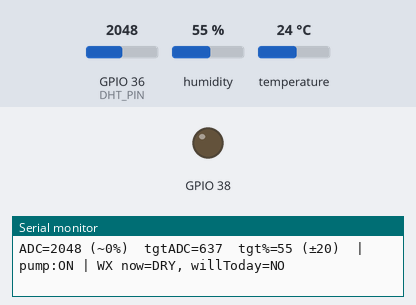
This sketch was run on a simulated ESP32. Shown: output pins drawn as LEDs (lit = HIGH), the last lines printed to the serial monitor. Inputs (shaded band) come from the test bench; at power-on: GPIO 36 (DHT_PIN) = 2048, humidity 55 %, temperature 24 °C.

Above: at 10.1 s.
10.2 s: GPIO 36 (DHT_PIN) set to 679
13.2 s: GPIO 36 (DHT_PIN) set to 574
At 15.0 s:
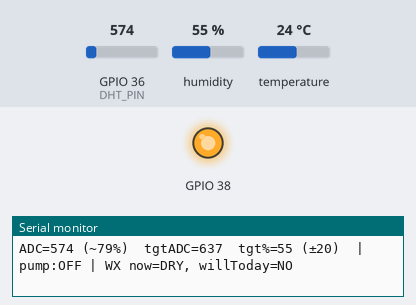
15.9 s: GPIO 36 (DHT_PIN) set to 1228
At 20.9 s:
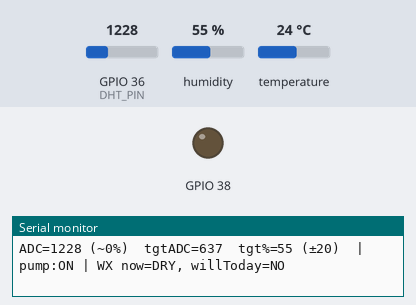
Timing chart, 0 to 22.4 s (numbered marks = the images above; inputs shaded):
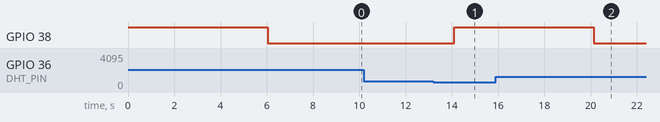

The sketch:

main.ino
```cpp
// MEGA 2560 — irigare pe baza familiei plantei + prognoza meteo (de la ESP32)
#include "config.h"        // RELAY_WATER_1, DHT_PIN, SOIL_SENSOR1, WATER_PUMP_DELAY (ms)
#include "relay.h"         // setupRelay/turnOnRelay/turnOffRelay
#include "SoilMoisture.h"  // setupSoilMoisture/getSoilMoisture
#include "Temperature.h"   // setupTemperatureSensors/readTemperature, readHumidity
#include <Arduino.h>
#include <ArduinoJson.h>

//Calibrare senzor sol
int SOIL_ADC_DRY = 780;  //  „uscat”
int SOIL_ADC_WET = 520;  //  „ud”

int soilPctFromAdc(int adc) {
  long dry = SOIL_ADC_DRY, wet = SOIL_ADC_WET;
  if (dry == wet) return 0;
  long pct = (dry - adc) * 100L / (dry - wet);// capacitiv: ADC mai MARE = mai uscat
  if (pct < 0) pct = 0;
  if (pct > 100) pct = 100;
  return (int)pct;
}

//Tabel familie -> umiditate optima
struct FamMoist { const char* name; int pct; };
const FamMoist FAMILY_TABLE[] = {
  {"Bromeliaceae",60}, {"Betulaceae",55}, {"Asteridaceae",55},
  {"Caryophyllaceae",50}, {"Apiaceae",55}, {"Asparagaceae",55},
  {"Asteraceae",55}, {"Brassicaceae",55}, {"Chenopodiaceae",50},
  {"Cupressaceae",45}, {"Fabaceae",55}, {"Cucurbitaceae",60},
  {"Fagaceae",55}, {"Heatheraceae",55}, {"Lamiaceae",55},
  {"Malvaceae",55}, {"Myrtaceae",55},
};
const uint8_t FAMILY_TABLE_LEN = sizeof(FAMILY_TABLE) / sizeof(FAMILY_TABLE[0]);

int  defaultTargetPct = 55; // tinta obiectiva
int  targetSoilPct = defaultTargetPct;
int  targetSoilAdc = 0;
char currentFamily[32] = "Unknown";

int lookupTargetPct(const char* family) {
  if (!family || !*family) return defaultTargetPct;
  for (uint8_t i = 0; i < FAMILY_TABLE_LEN; ++i)
    if (strcasecmp(family, FAMILY_TABLE[i].name) == 0) return FAMILY_TABLE[i].pct;
  return defaultTargetPct;
}

// Conversie % in ADC
int adcFromPct(int pct) {
  long dry = SOIL_ADC_DRY, wet = SOIL_ADC_WET;
  return (int)(dry - (long)pct * (dry - wet) / 100L);
}

// apel dupa primirea de la esp
void setFamilyFromString(const String& famStr) {
  String s = famStr; s.trim(); s.replace("\"", "");
  if (!s.length()) return;

  strncpy(currentFamily, s.c_str(), sizeof(currentFamily) - 1);
  currentFamily[sizeof(currentFamily) - 1] = '\0';

  targetSoilPct = lookupTargetPct(currentFamily);
  targetSoilAdc = adcFromPct(targetSoilPct);

  Serial.print(F("[FAMILY] ")); Serial.print(currentFamily);
  Serial.print(F("  target%=")); Serial.print(targetSoilPct);
  Serial.print(F("  targetADC=")); Serial.println(targetSoilAdc);
}

// Control pompa
const uint16_t HYST_ADC = 20;
bool     pumpOn = false;
uint32_t pumpLastSwitchMs = 0;
const uint32_t MIN_SWITCH_INTERVAL_MS = 5000;

void pumpSet(bool on) {
  if (pumpOn == on) return;
  if (millis() - pumpLastSwitchMs < MIN_SWITCH_INTERVAL_MS) return;
  pumpLastSwitchMs = millis();
  pumpOn = on;
  if (on) turnOnRelay(RELAY_WATER_1);
  else    turnOffRelay(RELAY_WATER_1);
}

// Stare meteo venita de la ESP32
bool wxRainingNow = false;
bool wxWillRainToday = false;
bool wxPrevWill = false;
bool wxRainJustFinished = false;

// RX from ESP32 pe Serial1
static char   rxBuf[256];
static uint8_t rxIdx = 0;

// Override manual (ex: {"cmd":"water","seconds":10})
unsigned long manualWaterUntilMs = 0;

void handleEspLine(char* s) {
  String raw = String(s); raw.trim();
  Serial.print(F("[RX RAW] ")); Serial.println(raw);

  // doar numele familiei sau JSON
  if (raw.length() > 0 && raw.charAt(0) != '{') {
    setFamilyFromString(raw);
    return;
  }

  StaticJsonDocument<256> doc;
  DeserializationError err = deserializeJson(doc, raw);
  if (err) {
    Serial.print(F("[RX JSON err] ")); Serial.println(err.c_str());
    return;
  }

  if (doc.containsKey("cmd")) {
    const char* cmd = doc["cmd"];
    if (cmd && strcmp(cmd, "water") == 0) {
      int seconds = doc["seconds"] | 0;
      if (seconds > 0 && seconds <= 600) {
        manualWaterUntilMs = millis() + (unsigned long)seconds * 1000UL;
        pumpSet(true);
        // ACK (opțional)
        Serial1.print("{\"ack\":\"water\",\"seconds\":");
        Serial1.print(seconds);
        Serial1.println("}");
      }
    }
  }

  // 1) family
  if (doc.containsKey("family")) {
    const char* fam = doc["family"];
    if (fam) setFamilyFromString(String(fam));
  }

  // 2) meteo
  bool hasWx = false;
  bool rn = wxRainingNow, wr = wxWillRainToday;
  if (doc.containsKey("rainingNow"))    { rn = doc["rainingNow"];    hasWx = true; }
  if (doc.containsKey("willRainToday")) { wr = doc["willRainToday"]; hasWx = true; }

  if (hasWx) {
    wxPrevWill         = wxWillRainToday;
    wxRainingNow       = rn;
    wxWillRainToday    = wr;
    wxRainJustFinished = (wxPrevWill == true && wxWillRainToday == false);
    Serial.print(F("[WX] now=")); Serial.print(wxRainingNow ? F("RAIN") : F("DRY"));
    Serial.print(F(", willToday=")); Serial.print(wxWillRainToday ? F("YES") : F("NO"));
    if (wxRainJustFinished) Serial.print(F("  (rain finished)"));
    Serial.println();
  }
}

void setup() {
  Serial.begin(115200);    // debug USB
  Serial1.begin(115200);   // link cu ESP32 Mega TX1=18 RX1=19

  setupRelay(RELAY_WATER_1);
  setupSoilMoisture(SOIL_SENSOR1);
  setupTemperatureSensors();

  // tinta implicita
  targetSoilAdc = adcFromPct(targetSoilPct);
  pumpSet(false);

  Serial.println(F("MEGA: JSON RX<-ESP32 (family+weather) & TX->ESP32 (soil/temp/hum)"));
}

void loop() {
  // RX family/meteo de la ESP32
  while (Serial1.available()) {
    char c = (char)Serial1.read();
    if (c == '\n' || c == '\r') {
      if (rxIdx > 0) { rxBuf[rxIdx] = '\0'; handleEspLine(rxBuf); rxIdx = 0; }
    } else {
      if (rxIdx < sizeof(rxBuf) - 1) rxBuf[rxIdx++] = c;
      else rxIdx = 0;
    }
  }

  // masuratori
  int   soilRaw = (int)getSoilMoisture(SOIL_SENSOR1);
  int   soilPct = soilPctFromAdc(soilRaw);
  float tC      = readTemperature(DHT_PIN);
  float hPct    = readHumidity(DHT_PIN);

  // Control pompa: manual override sau auto meteo
  if (manualWaterUntilMs) {
    if (millis() >= manualWaterUntilMs) { manualWaterUntilMs = 0; pumpSet(false); }
    else                                { pumpSet(true); }
  } else {
    if (wxRainingNow)            pumpSet(false); // acum ploua
    else if (wxWillRainToday)    pumpSet(false); // va ploua azi
    else {
      if (soilRaw > (int)targetSoilAdc + HYST_ADC)      pumpSet(true);   // prea uscat
      else if (soilRaw < (int)targetSoilAdc - HYST_ADC) pumpSet(false);  // suficient de umed
      // daca e inn banda de isterezis, se pastreaza starea curenta
    }
  }

  //Trimite linia JSON spre ESP32 (sol + temperatura + umiditate aer)
  Serial1.print(F("{\"soil_raw\":"));   Serial1.print(soilRaw);
  Serial1.print(F(",\"soil_pct\":"));   Serial1.print(soilPct);
  Serial1.print(F(",\"t_c\":"));        if (isnan(tC)) Serial1.print(F("null")); else Serial1.print(tC, 1);
  Serial1.print(F(",\"h_pct\":"));      if (isnan(hPct)) Serial1.print(F("null")); else Serial1.print((int)round(hPct));
  Serial1.println(F("}"));

  Serial.print(F("ADC=")); Serial.print(soilRaw);
  Serial.print(F(" (~"));  Serial.print(soilPct); Serial.print(F("%)"));
  Serial.print(F("  tgtADC=")); Serial.print(targetSoilAdc);
  Serial.print(F("  tgt%="));   Serial.print(targetSoilPct);
  Serial.print(F(" (±")); Serial.print(HYST_ADC); Serial.print(F(")  | pump:"));
  Serial.print(pumpOn ? F("ON") : F("OFF"));
  Serial.print(F(" | WX now=")); Serial.print(wxRainingNow?F("RAIN"):F("DRY"));
  Serial.print(F(", willToday=")); Serial.println(wxWillRainToday?F("YES"):F("NO"));

  delay(2000);
}
```

SoilMoisture.cpp
```cpp
#include "SoilMoisture.h"

void setupSoilMoisture(uint8_t pin){
  pinMode(pin, INPUT);
}

float getSoilMoisture(uint8_t pin){
  return analogRead(pin);
}
```

SoilMoisture.h
```cpp
#ifndef SOIL_MOISTURE
#define SOIL_MOISTURE
#include <Arduino.h>

void setupSoilMoisture(uint8_t pin);
float getSoilMoisture(uint8_t pin);

#endif
```

Temperature.cpp
```cpp
#include "Temperature.h"
#include <DHT22.h>
#include "config.h"

DHT22 dht(DHT_PIN);

void setupTemperatureSensors() {
}

float readTemperature(int dhtPin) {
  if (dhtPin == DHT_PIN) return dht.getTemperature();
  return -999.0; //eroare daca pinul nu este gasit
}
float readHumidity(int pin) { (void)pin; return dht.getHumidity(); }
```

Temperature.h
```cpp
#ifndef TEMPERATURE
#define TEMPERATURE

float readTemperature(int dhtPin);
float readHumidity(int pin);
void setupTemperatureSensors();
#endif // TEMPERATURE
```

relay.cpp
```cpp
#include "relay.h"
#include "config.h"
void setupRelay(uint8_t pin) {
  pinMode(pin, OUTPUT);
  digitalWrite(pin, HIGH);
}

void turnOnRelay(uint8_t relay) {
  digitalWrite(relay, LOW);
}

void turnOffRelay(uint8_t relay) {
  digitalWrite(relay, HIGH);
}

void autoStopWaterPump(uint8_t relay, unsigned long relayTime, bool& relayWaterActive) {
  unsigned long currentMillis = millis();
  if (relayWaterActive && (currentMillis - relayTime > WATER_PUMP_DELAY)) {
    turnOffRelay(relay);
    relayWaterActive = false;
  }

}
```

relay.h
```cpp
#ifndef RELAY_FUNCTIONS_H
#define RELAY_FUNCTIONS_H
#include <Arduino.h>

void setupRelay(uint8_t pin);
void turnOnRelay(uint8_t relay);
void turnOffRelay(uint8_t relay);
void autoStopWaterPump(uint8_t relay, unsigned long relayTime, bool& relayWaterActive);


#endif
```

config.h
```cpp
#ifndef CONFIG_H
#define CONFIG_H

//pin pentru pompe, relee
#define RELAY_WATER_1 38

//pin senzor DHT22
#define DHT_PIN 36
#define WATER_PUMP_DELAY 500
//pin senzor capacitiv
#define SOIL_SENSOR1 A0
#endif // CONFIG_H
```

Measured:
- the behaviour switches between 617 and 616 on GPIO 36 (DHT_PIN) (found by bisection; images 0 and 1)
- after the input at 13.2 s, GPIO 38: LOW → HIGH after 0.90 s
- after the input at 15.9 s, GPIO 38: HIGH → LOW after 4.2 s
